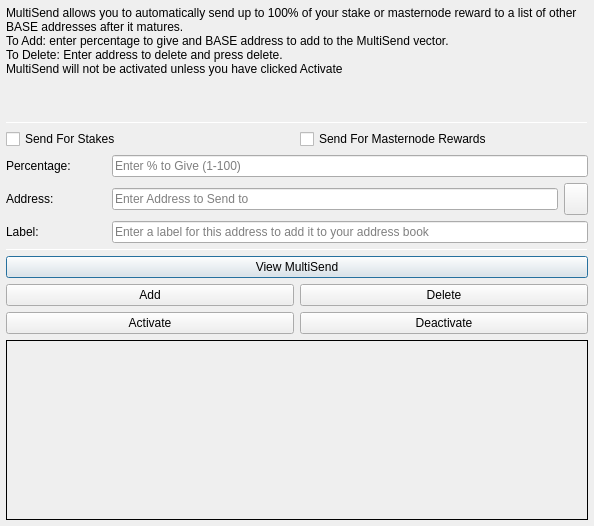
<?xml version="1.0" encoding="UTF-8"?>
<ui version="4.0">
 <class>MultiSendDialog</class>
 <widget class="QDialog" name="MultiSendDialog">
  <property name="windowModality">
   <enum>Qt::NonModal</enum>
  </property>
  <property name="geometry">
   <rect>
    <x>0</x>
    <y>0</y>
    <width>594</width>
    <height>526</height>
   </rect>
  </property>
  <property name="windowTitle">
   <string>MultiSend</string>
  </property>
  <layout class="QVBoxLayout" name="verticalLayout" stretch="0">
   <property name="leftMargin">
    <number>6</number>
   </property>
   <property name="topMargin">
    <number>6</number>
   </property>
   <property name="rightMargin">
    <number>6</number>
   </property>
   <property name="bottomMargin">
    <number>6</number>
   </property>
   <item>
    <layout class="QVBoxLayout" name="verticalLayout_Main" stretch="1,1,1,0,1,1,1">
     <item>
      <widget class="QLabel" name="label_2">
       <property name="lineWidth">
        <number>1</number>
       </property>
       <property name="text">
        <string>MultiSend allows you to automatically send up to 100% of your stake or masternode reward to a list of other BASE addresses after it matures.
To Add: enter percentage to give and BASE address to add to the MultiSend vector.
To Delete: Enter address to delete and press delete.
MultiSend will not be activated unless you have clicked Activate</string>
       </property>
       <property name="alignment">
        <set>Qt::AlignLeading|Qt::AlignLeft|Qt::AlignTop</set>
       </property>
       <property name="wordWrap">
        <bool>true</bool>
       </property>
      </widget>
     </item>
     <item>
      <widget class="Line" name="line">
       <property name="minimumSize">
        <size>
         <width>0</width>
         <height>1</height>
        </size>
       </property>
       <property name="maximumSize">
        <size>
         <width>16777215</width>
         <height>1</height>
        </size>
       </property>
       <property name="orientation">
        <enum>Qt::Horizontal</enum>
       </property>
      </widget>
     </item>
     <item>
      <layout class="QVBoxLayout" name="verticalLayout_Settings">
       <item>
        <layout class="QHBoxLayout" name="horizontalLayout">
         <item>
          <widget class="QCheckBox" name="multiSendStakeCheckBox">
           <property name="text">
            <string>Send For Stakes</string>
           </property>
          </widget>
         </item>
         <item>
          <widget class="QCheckBox" name="multiSendMasternodeCheckBox">
           <property name="text">
            <string>Send For Masternode Rewards</string>
           </property>
          </widget>
         </item>
        </layout>
       </item>
       <item>
        <layout class="QHBoxLayout" name="horizontalLayout_6">
         <item>
          <widget class="QLabel" name="label">
           <property name="minimumSize">
            <size>
             <width>100</width>
             <height>0</height>
            </size>
           </property>
           <property name="toolTip">
            <string>Percentage of stake to send</string>
           </property>
           <property name="text">
            <string>Percentage:</string>
           </property>
          </widget>
         </item>
         <item>
          <widget class="QLineEdit" name="multiSendPercentEdit">
           <property name="toolTip">
            <string>Enter whole numbers 1 - 100</string>
           </property>
           <property name="placeholderText">
            <string>Enter % to Give (1-100)</string>
           </property>
          </widget>
         </item>
        </layout>
       </item>
       <item>
        <layout class="QHBoxLayout" name="horizontalLayout_7">
         <item>
          <widget class="QLabel" name="label_5">
           <property name="minimumSize">
            <size>
             <width>100</width>
             <height>0</height>
            </size>
           </property>
           <property name="toolTip">
            <string>Address to send portion of stake to</string>
           </property>
           <property name="text">
            <string>Address:</string>
           </property>
          </widget>
         </item>
         <item>
          <widget class="QLineEdit" name="multiSendAddressEdit">
           <property name="toolTip">
            <string/>
           </property>
           <property name="placeholderText">
            <string>Enter Address to Send to</string>
           </property>
          </widget>
         </item>
         <item>
          <widget class="QToolButton" name="addressBookButton">
           <property name="maximumSize">
            <size>
             <width>16777215</width>
             <height>32</height>
            </size>
           </property>
           <property name="toolTip">
            <string>Choose an address from the address book</string>
           </property>
           <property name="text">
            <string/>
           </property>
           <property name="icon">
            <iconset resource="../base.qrc">
             <normaloff>:/icons/address-book</normaloff>:/icons/address-book</iconset>
           </property>
           <property name="shortcut">
            <string>Alt+A</string>
           </property>
          </widget>
         </item>
        </layout>
       </item>
      </layout>
     </item>
     <item>
      <layout class="QHBoxLayout" name="horizontalLayout_3">
       <item>
        <widget class="QLabel" name="label_3">
         <property name="minimumSize">
          <size>
           <width>100</width>
           <height>0</height>
          </size>
         </property>
         <property name="text">
          <string>Label:</string>
         </property>
        </widget>
       </item>
       <item>
        <widget class="QLineEdit" name="labelAddressLabelEdit">
         <property name="placeholderText">
          <string>Enter a label for this address to add it to your address book</string>
         </property>
        </widget>
       </item>
      </layout>
     </item>
     <item>
      <widget class="Line" name="line_2">
       <property name="minimumSize">
        <size>
         <width>0</width>
         <height>1</height>
        </size>
       </property>
       <property name="maximumSize">
        <size>
         <width>16777215</width>
         <height>1</height>
        </size>
       </property>
       <property name="orientation">
        <enum>Qt::Horizontal</enum>
       </property>
      </widget>
     </item>
     <item>
      <layout class="QVBoxLayout" name="verticalLayout_Buttons">
       <item>
        <layout class="QHBoxLayout" name="horizontalLayout_4">
         <item>
          <widget class="QPushButton" name="viewButton">
           <property name="toolTip">
            <string/>
           </property>
           <property name="statusTip">
            <string>View MultiSend Vector</string>
           </property>
           <property name="text">
            <string>View MultiSend</string>
           </property>
          </widget>
         </item>
        </layout>
       </item>
       <item>
        <layout class="QHBoxLayout" name="horizontalLayout_2">
         <item>
          <widget class="QPushButton" name="addButton">
           <property name="toolTip">
            <string/>
           </property>
           <property name="statusTip">
            <string>Add to MultiSend Vector</string>
           </property>
           <property name="text">
            <string>Add</string>
           </property>
          </widget>
         </item>
         <item>
          <widget class="QPushButton" name="deleteButton">
           <property name="toolTip">
            <string/>
           </property>
           <property name="statusTip">
            <string>Delete Address From MultiSend Vector</string>
           </property>
           <property name="text">
            <string>Delete</string>
           </property>
          </widget>
         </item>
        </layout>
       </item>
       <item>
        <layout class="QHBoxLayout" name="horizontalLayout_5">
         <item>
          <widget class="QPushButton" name="activateButton">
           <property name="statusTip">
            <string>Activate MultiSend</string>
           </property>
           <property name="text">
            <string>Activate</string>
           </property>
          </widget>
         </item>
         <item>
          <widget class="QPushButton" name="disableButton">
           <property name="statusTip">
            <string>Deactivate MultiSend</string>
           </property>
           <property name="text">
            <string>Deactivate</string>
           </property>
          </widget>
         </item>
        </layout>
       </item>
      </layout>
     </item>
     <item>
      <widget class="QLabel" name="message">
       <property name="minimumSize">
        <size>
         <width>0</width>
         <height>180</height>
        </size>
       </property>
       <property name="frameShape">
        <enum>QFrame::Panel</enum>
       </property>
       <property name="frameShadow">
        <enum>QFrame::Plain</enum>
       </property>
       <property name="lineWidth">
        <number>1</number>
       </property>
       <property name="midLineWidth">
        <number>1</number>
       </property>
       <property name="text">
        <string/>
       </property>
       <property name="alignment">
        <set>Qt::AlignLeading|Qt::AlignLeft|Qt::AlignTop</set>
       </property>
       <property name="wordWrap">
        <bool>true</bool>
       </property>
      </widget>
     </item>
    </layout>
   </item>
  </layout>
 </widget>
 <resources>
  <include location="../base.qrc"/>
 </resources>
 <connections/>
</ui>
